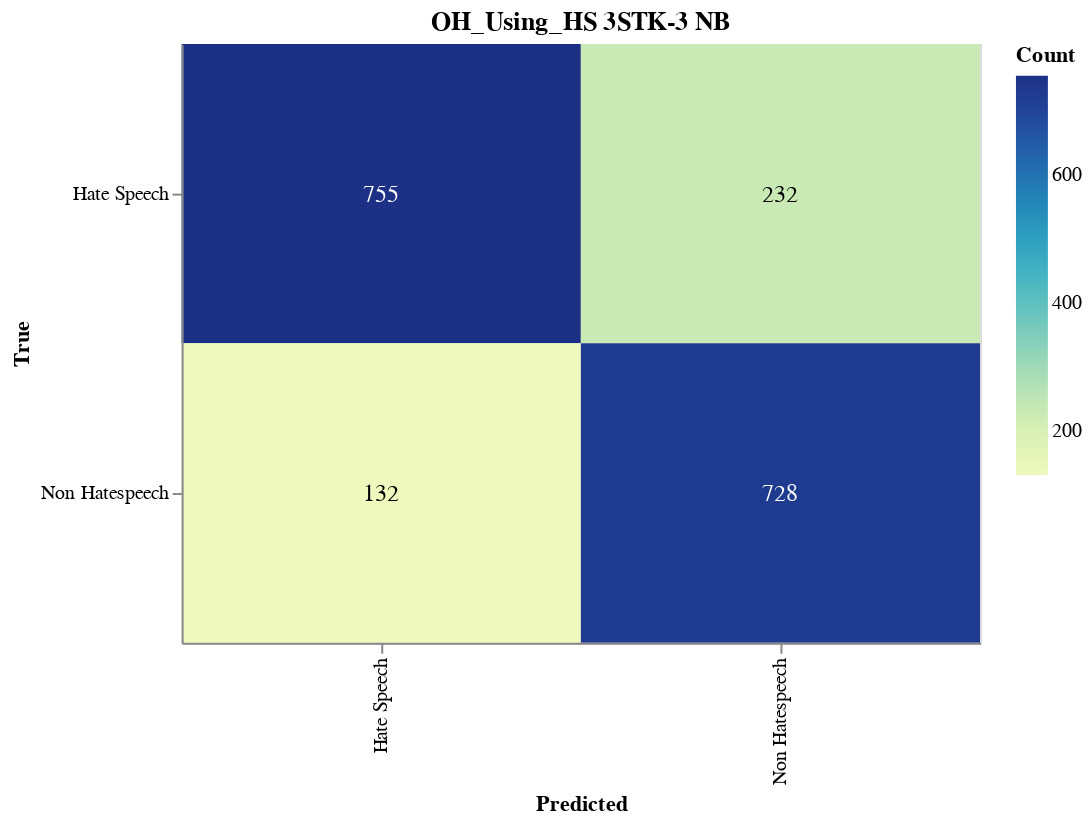

Notebook source saved alongside this figure:
### Markdown cell above
#### Save CM

### Code cell
import altair as alt
import altair_saver
import pandas as pd
from sklearn.metrics import confusion_matrix

# Calculate the confusion matrix
cm = confusion_matrix(y_val, adjusted_predictions)

# Define class names
class_names = ['Hate Speech', 'Non Hatespeech']

# Convert confusion matrix to DataFrame
cm_df = pd.DataFrame(cm, index=class_names, columns=class_names).reset_index().melt(id_vars='index')
cm_df.columns = ['True', 'Predicted', 'Count']

# Ensure the order of categories
cm_df['True'] = pd.Categorical(cm_df['True'], categories=class_names, ordered=True)
cm_df['Predicted'] = pd.Categorical(cm_df['Predicted'], categories=class_names, ordered=True)

# Create the Altair plot
heatmap = alt.Chart(cm_df).mark_rect().encode(
    x=alt.X('Predicted:O', sort=class_names),
    y=alt.Y('True:O', sort=class_names),
    color='Count:Q',
    tooltip=['True', 'Predicted', 'Count']
).properties(
    width=400,
    height=300,
    title='OH_Using_HS 3STK-3 NB'
)

# Add text labels
text = heatmap.mark_text(
    align='center',
    baseline='middle',
    fontSize=12
).encode(
    text='Count:Q',
    color=alt.condition(
        alt.datum.Count > cm.max() / 2,
        alt.value('white'),
        alt.value('black')
    )
)

# Combine heatmap and text
final_chart = heatmap + text

# Display the plot
final_chart.show()

### Figure 1 — Vega-Lite specification as saved in the notebook (floating-point values rounded to 4 significant figures)
{"config": {"view": {"continuousWidth": 300, "continuousHeight": 300}}, "layer": [{"mark": {"type": "rect"}, "encoding": {"color": {"field": "Count", "type": "quantitative"}, "tooltip": [{"field": "True", "type": "ordinal"}, {"field": "Predicted", "type": "ordinal"}, {"field": "Count", "type": "quantitative"}], "x": {"field": "Predicted", "sort": ["Hate Speech", "Non Hatespeech"], "type": "ordinal"}, "y": {"field": "True", "sort": ["Hate Speech", "Non Hatespeech"], "type": "ordinal"}}, "title": "OH_Using_HS 3STK-3 NB"}, {"mark": {"type": "text", "align": "center", "baseline": "middle", "fontSize": 12}, "encoding": {"color": {"condition": {"test": "(datum.Count > 377.5)", "value": "white"}, "value": "black"}, "text": {"field": "Count", "type": "quantitative"}, "tooltip": [{"field": "True", "type": "ordinal"}, {"field": "Predicted", "type": "ordinal"}, {"field": "Count", "type": "quantitative"}], "x": {"field": "Predicted", "sort": ["Hate Speech", "Non Hatespeech"], "type": "ordinal"}, "y": {"field": "True", "sort": ["Hate Speech", "Non Hatespeech"], "type": "ordinal"}}, "title": "OH_Using_HS 3STK-3 NB"}], "data": {"name": "data-1568b0a86e59cd286fbdaf0618c7d62d"}, "height": 300, "width": 400, "$schema": "https://vega.github.io/schema/vega-lite/v5.17.0.json", "datasets": {"data-1568b0a86e59cd286fbdaf0618c7d62d": [{"True": "Hate Speech", "Predicted": "Hate Speech", "Count": 755}, {"True": "Non Hatespeech", "Predicted": "Hate Speech", "Count": 132}, {"True": "Hate Speech", "Predicted": "Non Hatespeech", "Count": 232}, {"True": "Non Hatespeech", "Predicted": "Non Hatespeech", "Count": 728}]}}
